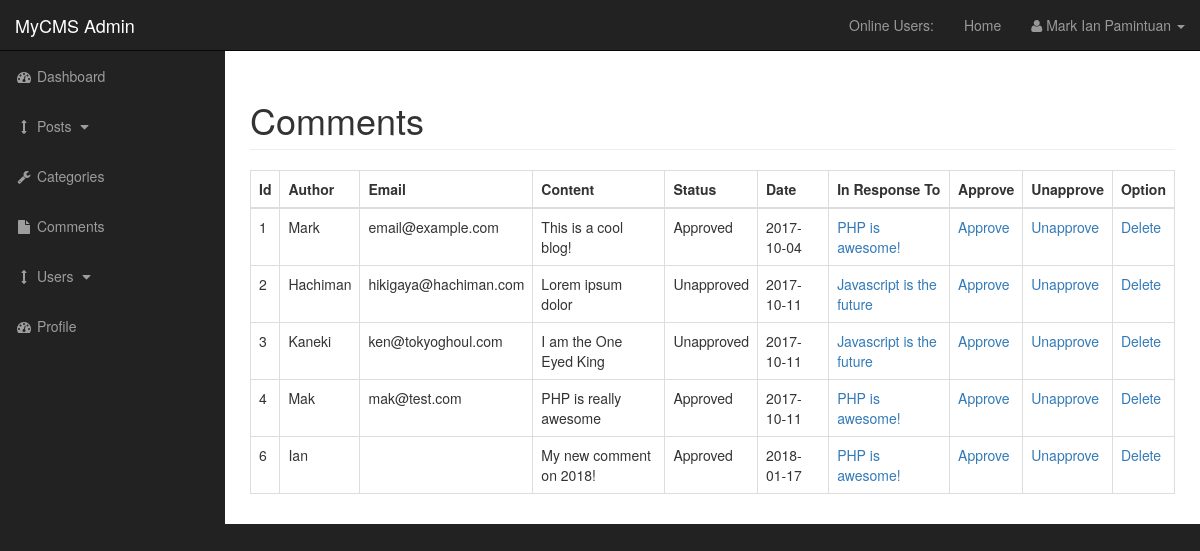
The page /admin/comments.php (signed in) on the database as committed earlier.
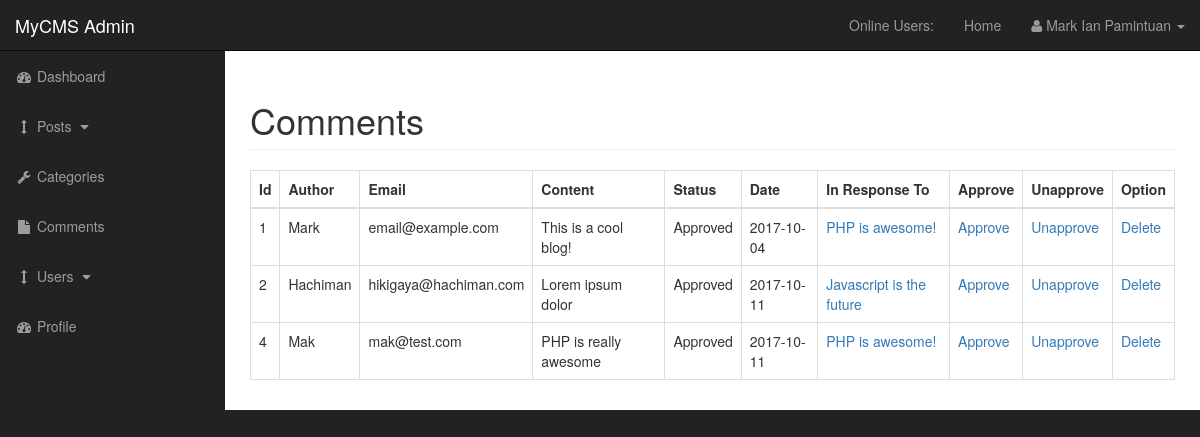
The same page on the database as committed later.
### tables this page shows
CREATE TABLE `tblcomments` (
  `comment_id` int(11) NOT NULL,
  `comment_author` varchar(255) NOT NULL,
  `comment_email` varchar(255) NOT NULL,
  `comment_content` text NOT NULL,
  `comment_status` varchar(255) NOT NULL,
  `comment_date` date NOT NULL,
  `post_id` int(11) NOT NULL
);

CREATE TABLE `tblposts` (
  `post_id` int(11) NOT NULL,
  `post_title` varchar(255) NOT NULL,
  `post_author` int(11) NOT NULL,
  `post_date` date NOT NULL,
  `post_image` text NOT NULL,
  `post_content` text NOT NULL,
  `post_tags` varchar(255) NOT NULL,
  `post_comment_count` int(11) NOT NULL,
  `post_status` varchar(255) NOT NULL DEFAULT 'draft',
  `post_views_count` int(11) NOT NULL,
  `category_id` int(11) NOT NULL
);

### admin/includes/functions.php (the view, shortened to what this page needs)
<?php
    function displayCommentsTable() {
        global $connection;
        if(isset($_GET['post_id'])) {
            $post_id = clean($_GET['post_id']);
            if(!is_numeric($post_id)) {
                header("Location: comments.php");
                exit();
            }
            $query = "SELECT * FROM tblcomments WHERE post_id = {$post_id}";
        } else {
            $query = "SELECT * FROM tblcomments";
        }
        $result = mysqli_query($connection, $query);
        if(!$result) {
            die("Query Failed" . mysqli_error());
        } else {
            while($row = mysqli_fetch_assoc($result)) {
                $comment_id = $row['comment_id'];
                $comment_author = $row['comment_author'];
                $comment_email = $row['comment_email'];
                $comment_content = $row['comment_content'];
                $comment_status = $row['comment_status'];
                $comment_date = $row['comment_date'];
                $post_id = $row['post_id'];
                echo "<tr>";
                echo "<td>{$comment_id}</td>";
                echo "<td>{$comment_author}</td>";
                echo "<td>{$comment_email}</td>";
                echo "<td>{$comment_content}</td>";
                echo "<td>{$comment_status}</td>";
                echo "<td>{$comment_date}</td>";
                $posts_query = "SELECT * FROM tblposts WHERE post_id = {$post_id}";
                $posts_result = mysqli_query($connection, $posts_query);
                $post = mysqli_fetch_assoc($posts_result);
                $comment_post_id = $post['post_id'];
                $post_title = $post['post_title'];
                echo "<td><a href='../post.php?post_id=" . $comment_post_id . "'>{$post_title}</a></td>";
                if(isset($_GET['post_id'])) {
                    $post_id = $_GET['post_id'];
                    $post_id = mysqli_real_escape_string($connection, $post_id);
                    echo "<td><a href='comments.php?approve=1&comment_id={$comment_id}&post_id={$post_id}'>Approve</td>";
                    echo "<td><a href='comments.php?approve=0&comment_id={$comment_id}&post_id={$post_id}'>Unapprove</td>";
                    echo "<td><a href='comments.php?delete={$comment_id}&post_id={$post_id}'>Delete</td>";
                } else {
                    echo "<td><a href='comments.php?approve=1&comment_id={$comment_id}'>Approve</td>";
                    echo "<td><a href='comments.php?approve=0&comment_id={$comment_id}'>Unapprove</td>";
                    echo "<td><a href='comments.php?delete={$comment_id}'>Delete</td>";
                }
                echo "</tr>";
            }
        }
    }
?>

### admin/includes/header.php (shortened to what this page needs)
<?php require_once('../includes/db.php'); ?>
<?php require_once('functions.php'); ?>
<!DOCTYPE html>
<html lang="en">
<head>
    <link href="css/bootstrap.min.css" rel="stylesheet">
    <link href="css/sb-admin.css" rel="stylesheet">
    <link href="font-awesome/css/font-awesome.min.css" rel="stylesheet" type="text/css">
    <link rel="stylesheet" href="css/alertify.min.css">
    <link rel="stylesheet" href="css/themes/default.min.css">
    <link rel="stylesheet" href="css/loader.css">
</head>
<body>

### admin/comments.php (shortened to what this page needs)
<?php require_once('includes/header.php'); ?>
<?php require_once('includes/functions.php'); ?>
    <div id="wrapper">
        <?php require_once('includes/nav.php'); ?>
        <div id="page-wrapper">
            <div class="container-fluid">
                <div class="row">
                    <div class="col-lg-12">
                        <h1 class="page-header">
                            Comments
                        </h1>
                        <?php
                            if(isset($_GET['src'])) {
                                $src = clean($_GET['src']);
                            } else {
                                $src = "";
                            }
                            switch($src) {
                                default:
                                require_once('includes/view_all_comments.php');
                            }
                        ?>
                    </div>
                </div>
            </div>
        </div>
    </div>
<?php require_once('includes/footer.php'); ?>

### admin/includes/nav.php (shortened to what this page needs)
<nav class="navbar navbar-inverse navbar-fixed-top" role="navigation">
            <div class="navbar-header">
                <a class="navbar-brand" href="index.php">MyCMS Admin</a>
            </div>
            <ul class="nav navbar-right top-nav">
                <li><a href="#">Online Users: <span id="online_users"></span></a></li>
                <li><a href="/php-cms">Home</a></li>
                <li class="dropdown">
                    <a href="#" class="dropdown-toggle" data-toggle="dropdown"><i class="fa fa-user"></i> <?php echo $_SESSION['first_name'] . " " . $_SESSION['last_name']; ?> <b class="caret"></b></a>
                </li>
            </ul>
            <div class="collapse navbar-collapse navbar-ex1-collapse">
                <ul class="nav navbar-nav side-nav">
                    <li>
                        <a href="index.php"><i class="fa fa-fw fa-dashboard"></i> Dashboard</a>
                    </li>
                    <li>
                        <a href="javascript:;" data-toggle="collapse" data-target="#posts_dropdown"><i class="fa fa-fw fa-arrows-v"></i> Posts <i class="fa fa-fw fa-caret-down"></i></a>
                    </li>
                    <li>
                        <a href="categories.php"><i class="fa fa-fw fa-wrench"></i> Categories </a>
                    </li>
                    <li>
                        <a href="comments.php"><i class="fa fa-fw fa-file"></i> Comments </a>
                    </li>
                    <li>
                        <a href="javascript:;" data-toggle="collapse" data-target="#users_dropdown"><i class="fa fa-fw fa-arrows-v"></i> Users <i class="fa fa-fw fa-caret-down"></i></a>
                    </li>
                    <li>
                        <a href="profile.php"><i class="fa fa-fw fa-dashboard"></i> Profile </a>
                    </li>
                </ul>
            </div>
</nav>

### admin/includes/view_all_comments.php (shortened to what this page needs)
<table class="table table-bordered table-hover">
    <thead>
        <tr>
            <th>Id</th>
            <th>Author</th>
            <th>Email</th>
            <th>Content</th>
            <th>Status</th>
            <th>Date</th>
            <th>In Response To</th>
            <th>Approve</th>
            <th>Unapprove</th>
            <th>Option</th>
        </tr>
    </thead>
    <tbody>
        <?php displayCommentsTable(); ?>
    </tbody>
</table>

### admin/includes/footer.php (shortened to what this page needs)
</body>
</html>

### admin/css/sb-admin.css (style rules this page uses)
body { margin-top: 100px; background-color: #222; }
@media (min-width:768px) { body { margin-top: 50px; } }
#wrapper { padding-left: 0; }
#page-wrapper { width: 100%; padding: 0; background-color: #fff; }
@media (min-width:768px) { #wrapper { padding-left: 225px; } }
@media (min-width:768px) { #page-wrapper { padding: 10px; } }
.top-nav { padding: 0 15px; }
.top-nav>li { display: inline-block; float: left; }
.top-nav>li>a { padding-top: 15px; padding-bottom: 15px; line-height: 20px; color: #999; }
@media (min-width:768px) { .side-nav { position: fixed; top: 51px; left: 225px; width: 225px; margin-left: -225px; border: none; border-radius: 0; overflow-y: auto; background-color: #222; } }
@media (min-width:768px) { .side-nav>li>a { width: 225px; } }

Rows that differ between the two databases and show on the page:
removed tblcomments: comment_id "3", comment_author "Kaneki", comment_email "ken@tokyoghoul.com", comment_content "I am the One Eyed King", comment_status "Unapproved", comment_date "2017-10-11", post.post_title "Javascript is the future"
removed tblcomments: comment_id "6", comment_author "Ian", comment_content "My new comment on 2018!", comment_status "Approved", comment_date "2018-01-17", post.post_title "PHP is awesome!"
changed tblcomments "Hachiman": comment_status "Unapproved" → "Approved"
